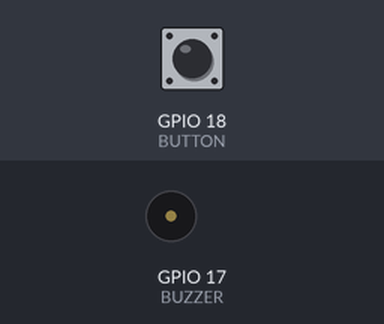
Bench run of a program on a simulated Raspberry Pi (BCM pin numbers). On the bench: buzzer (waves = sounding, pin HIGH). Inputs (shaded band) come from the test bench; at power-on: GPIO 18 (BUTTON) LOW.

Above: at 1.2 s.
1.3 s: GPIO 18 (BUTTON) pulled HIGH for 0.15 s
At 1.4 s:
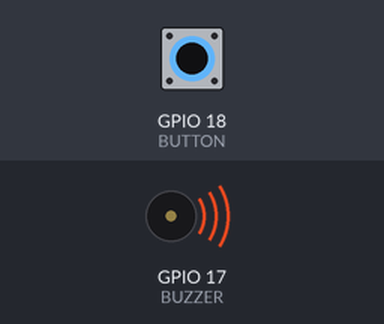
3.0 s: GPIO 18 (BUTTON) pulled HIGH for 3.2 s
At 7.6 s:
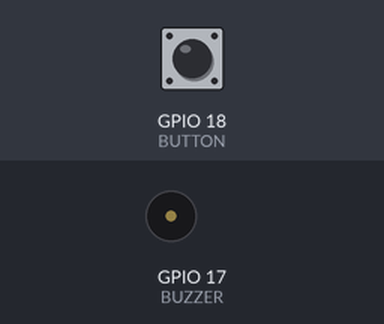
Timing chart, 0 to 9.1 s (numbered marks = the images above; inputs shaded):
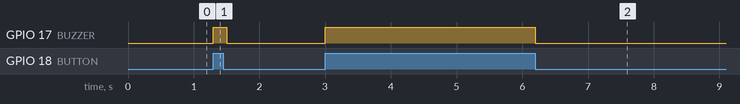

The program:

Button-Buzzer-Alert.py
```python
import RPi.GPIO as GPIO
import time

BUZZER = 17
BUTTON = 18

GPIO.setmode(GPIO.BCM)
GPIO.setup(BUZZER, GPIO.OUT)
GPIO.setup(BUTTON, GPIO.IN, pull_up_down=GPIO.PUD_DOWN)

try:
    while True:
        if GPIO.input(BUTTON) == GPIO.HIGH:
            GPIO.output(BUZZER, True)
        else:
            GPIO.output(BUZZER, False)
        time.sleep(0.1)
except KeyboardInterrupt:
    GPIO.cleanup()
    print("Program stopped, GPIO cleaned up")
```

Measured:
- after the input at 1.3 s, GPIO 17 (BUZZER): LOW → HIGH at once, → LOW 0.20 s later
- after the input at 3.0 s, GPIO 17 (BUZZER): LOW → HIGH at once, → LOW 3.2 s later
